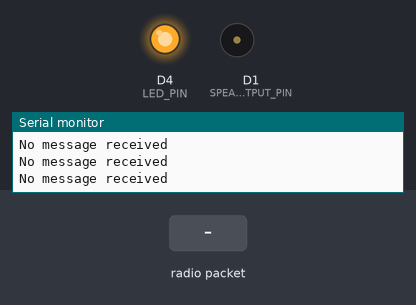
A program run on a simulated ESP8266 (Wemos D1 mini). Parts: output pins drawn as LEDs (lit = HIGH), buzzer (waves = sounding, pin HIGH), the last lines printed to the serial monitor. Dashed ring = blinking. The inputs (shaded band) are chosen by the test bench. No radio packets arrive unless stated.

Above: at 1.2 s.
1.3 s: radio packet "1" arrives
At 1.54 s:
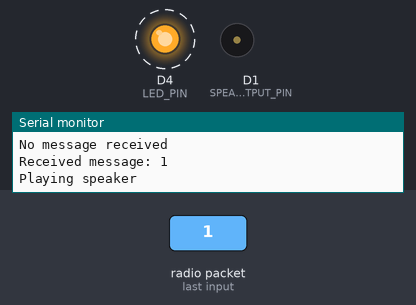
4.3 s: radio packet "0" arrives
7.3 s: radio packet "2" arrives
Timing chart, 0 to 11.9 s (numbered marks = the images above; inputs shaded):
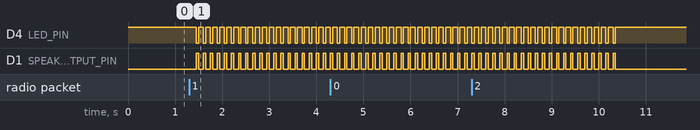

Measured:
- after the input at 1.3 s, D4 (LED_PIN): alternates HIGH for 0.10 s and LOW for 0.05 s, starting after 0.15 s; D1 (SPEAKER_OUTPUT_PIN): alternates HIGH for 0.05 s and LOW for 0.10 s, starting after 0.15 s

The program:

main.cpp
```cpp
#include <Arduino.h>
#include <SPI.h>
#include "definitions.h"
#include "../lib/wifi_utils.cpp"
#include "../lib/speaker_utils.cpp"
#include "../lib/radio_utils.cpp"


void setup() {
  pinMode(LED_PIN, OUTPUT);

  #ifdef IS_CUBE
  // pinMode(LED_PIN_1, OUTPUT);
  // pinMode(LED_PIN_2, OUTPUT);
  // pinMode(LED_PIN_3, OUTPUT);
  // pinMode(LED_PIN_4, OUTPUT);
    pinMode(SPEAKER_OUTPUT_PIN, OUTPUT);
  #else
    // setupServer(); Cannot connect to 5Ghz wifi
    pinMode(ALARM_BUTTON_PIN, INPUT_PULLUP); // No need to use the alarm button pin if we are the cube
  #endif


  Serial.begin(9600);

  digitalWrite(LED_PIN, HIGH);

  // setupWifi(); Cannot connect to 5Ghz wifi
  setupRadio();

  Serial.println("");
  Serial.println("Started up");
}

void loop() {
  checkForFailure();

  #ifdef IS_CUBE
    receiveMessage();
  #else
    int shouldNotAlarm = digitalRead(ALARM_BUTTON_PIN);
    Serial.print(F("Should not alarm: "));
    Serial.println(shouldNotAlarm);

    if (!shouldNotAlarm) {
      digitalWrite(LED_PIN, LOW);
      // sendAction(ALARM_URL); // Cannot connect to 5Ghz wifi
      sendMessage(ALARM_URL);
    }
    digitalWrite(LED_PIN, HIGH);
    delay(10);
  #endif
}
```

definitions.h
```cpp
#pragma once

#include <ESP8266WiFi.h>

#define LED_PIN LED_BUILTIN
#define LED_PIN_1 D5
#define LED_PIN_2 D6
#define LED_PIN_3 D7
#define LED_PIN_4 D8
#define SPEAKER_OUTPUT_PIN 5
#define ALARM_BUTTON_PIN 2

#define WIFI_MAX_CONNECT_ATTEMPTS 10
#define WIFI_SLEEP_MS 500

const String ALARM_URL = "/alarm";


/* -------------- SETTINGS TO CHANGE BELOW --------------------- */
// Comment this out if you are programming the controller instead of the cube.
#define IS_CUBE

// ------------ CUBE -----------

// Change the speaker timing (if you like)
#define ALARM_ITERATIONS 10 // FYI 20 iterations appears to be too much and causes the uC to crash
#define SPEAKER_OFF_MS 100
#define SPEAKER_ON_MS 50


// !IMPORTANT! The settings below are no longer used as the uC cannot connect to a 5Ghz wifi.


// ------------ REMOTE -----------
// Remote controller IP address (change as needed)
const char remoteControllerIP[] = "192.168.2.35";
IPAddress remoteControllerIPAddress;


// ------------ CUBE -----------
// The IP address of the cube (change as needed)
const char cubeIP[] = "192.168.2.36";
IPAddress cubeIPAddress;


// ----------- SHARED ------------
const char ssid[] = "network_name"; // SSID (also called the Network name or Wifi name)
const char pass[] = "password"; // Wifi password

// Change these IP Addresses as needed
IPAddress gateway(192, 168, 2, 1);  // 192.168.2.1
IPAddress subnet(255, 255, 255, 0); // 255.255.255.0
```
